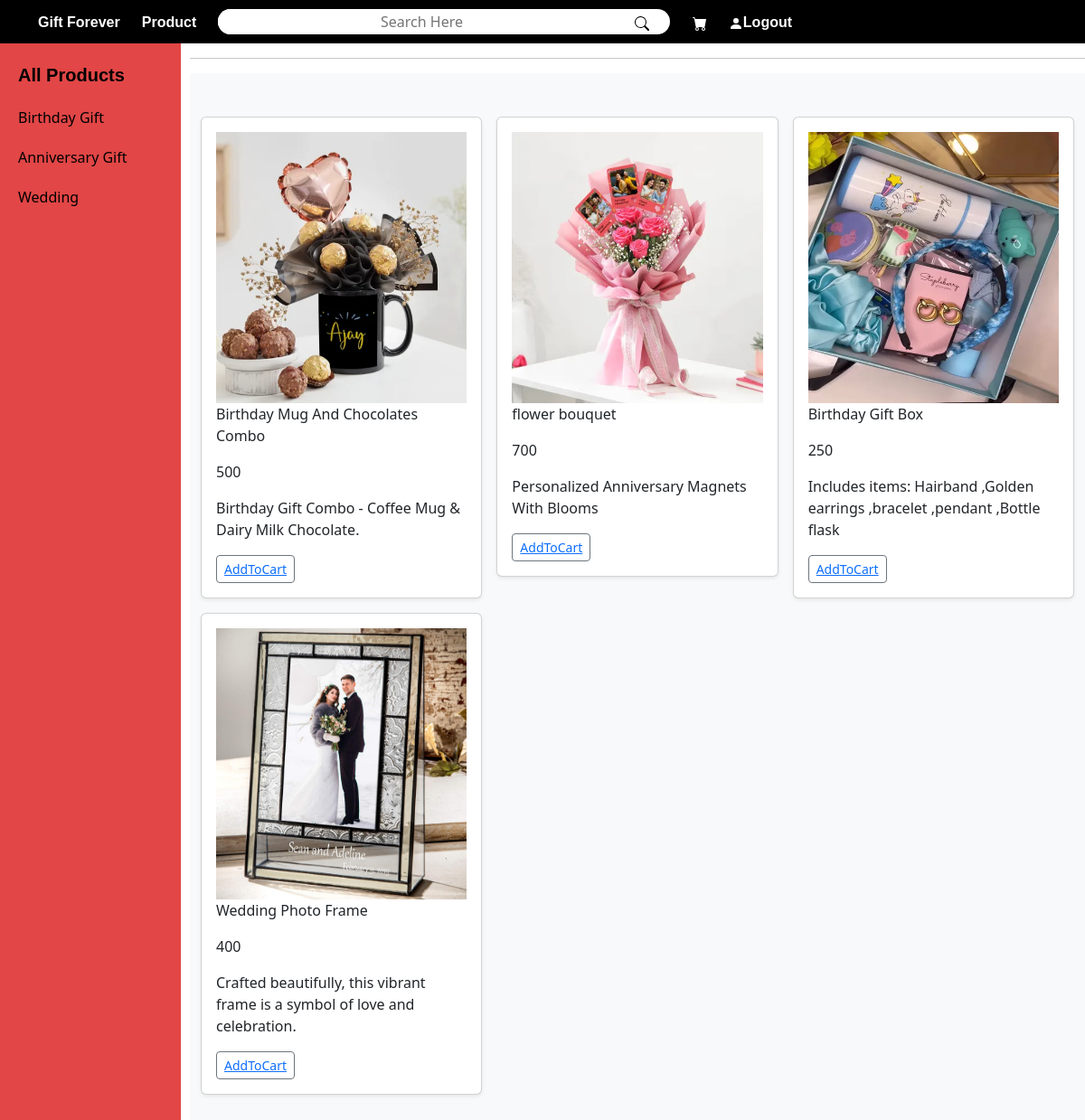
Screenshot of /product (signed in) with the database file from the repository.
### final_app/models.py (models this page shows, shortened)
class Category(models.Model):
    category_name=models.CharField(max_length=100)
    class Meta:
        db_table= 'category'

class Product(models.Model):
    img=models.ImageField(upload_to='image',default='')
    p_name=models.CharField(max_length=100)
    p_price=models.IntegerField()
    p_description=models.TextField(max_length=300)
    category=models.ForeignKey(Category,on_delete=models.CASCADE)
    class Meta:
        db_table='product'

### final_app/views.py (the view)
# urls.py: path('product',v.product_view),
def product_view(request):
    cate=Category.objects.all()
    pl=Product.objects.all()
    context={'Cate':cate,'pl':pl}
    return render(request,'product.html',context)

### final_app/templates/product.html (shortened to what this page needs)
{%extends 'category_list.html'%}
{%load static%}
{%block body%}
<link rel="stylesheet" href="{%static 'css/bmin.css'%}">
<hr>
<div class="album py-5 bg-body-tertiary">
    <div class="container">
      {%if pl%}
      <div class="row row-cols-1 row-cols-sm-2 row-cols-md-3 g-3">
        {%for i in pl%}
        <div class="col" >
          <div class="card shadow-sm">
            <div class="card-body" title="{{i.product.category}}">
              <img src="{{i.img}}" alt="Image not uploaded" width="100%" height="300px">
              <p class="card-text">{{i.p_name}}</p>
              <p class="card-text">{{i.p_price}}</p>
              <p class="card-text">{{i.p_description}}</p>
              <div class="d-flex justify-content-between align-items-center">
                <div class="btn-group">
                  <button type="button" class="btn btn-sm btn-outline-secondary"><a href="addtocart/{{i.id}}">AddToCart</a></button>
                </div>
              </div>
            </div>
          </div>
        </div>
        {%endfor%}
      </div>
      {%else%}
      <h1>No product found...</h1>
      {%endif%}
    </div>
  </div>
{%endblock%}

### final_app/templates/category_list.html (shortened to what this page needs)
{%include 'navbar.html'%}
{%load static%}
<link rel="stylesheet" href="{%static 'css/bmin.css'%}">
<div class="grid1">
    <div class="cate_list">
        <a href="/product">
            <div class="all_catelist">
                <p>All Products</p>
            </div>
        </a>
        {%for i in Cate%}
        <a href="/filter/{{i.id}}">
            <div class="all_cate">
                <p>{{ i.category_name }}</p>
            </div>
        </a>
        {%endfor%}
    </div>
</div>
<div class="main">
    {%block body%}
    {%endblock%}
</div>

### final_app/templates/category_list.html (style rules this page uses)
* { list-style: none; text-decoration: none; }
.grid1 { background-color: #e24646; width: 200px; height: 100%; position: fixed; left: 0; margin-top: -16px; }
.cate_list a { text-decoration: none; display: block; padding-left: 20px; margin-top: 20px; }
.all_cate { color: black; }
.all_catelist { color: black; font-family: 'Franklin Gothic Medium', 'Arial Narrow', Arial, sans-serif; font-size: 20px; font-weight: 700; }
.main { padding-left: 210px; }

### rows the page displays
Category: category_name "Birthday Gift"
Category: category_name "Anniversary Gift"
Category: category_name "Wedding"
Product: img (picture), p_name "Birthday Mug And Chocolates Combo", p_price "500", p_description "Birthday Gift Combo - Coffee Mug & Dairy Milk Chocolate."
Product: img (picture), p_name "flower bouquet", p_price "700", p_description "Personalized Anniversary Magnets With Blooms"
Product: img (picture), p_name "Birthday Gift Box", p_price "250", p_description "Includes items: Hairband ,Golden earrings ,bracelet ,pendant ,Bottle flask"
Product: img (picture), p_name "Wedding Photo Frame", p_price "400", p_description "Crafted beautifully, this vibrant frame is a symbol of love and celebration."
